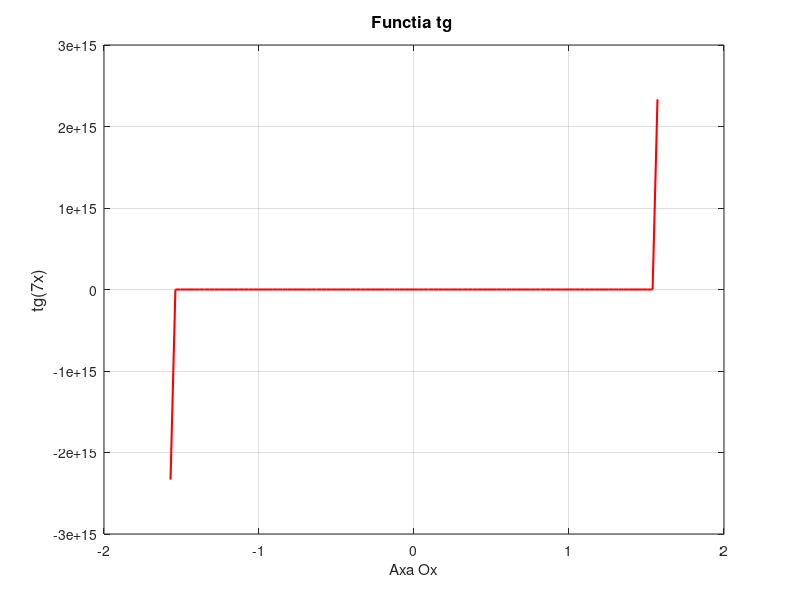

Write the MATLAB code that produced this figure.
% m=moviein(7)% moviein nu mai este necesar dela MATLAB6.5
x=-pi/2:pi/100:pi/2;
for i=1:7
  h1_line=plot(x,tan(i*x))
  set(h1_line,'Linewidth',1.5,'Color','r')
  grid
  title('Functia tg ')
  h=get(gca,'title')
  set(h,'Fontsize',12)
  xlabel('Axa Ox')
  k=num2str(i)
  if i>1 s=strcat('tg(',k,'x)')
    else s='tg x'
  end
  ylabel(s)
  h=get(gca,'ylabel')
  set(h,'Fontsize',12)
  m(:,i)=getframe;
  pause(0.5)
end
movie(m)

